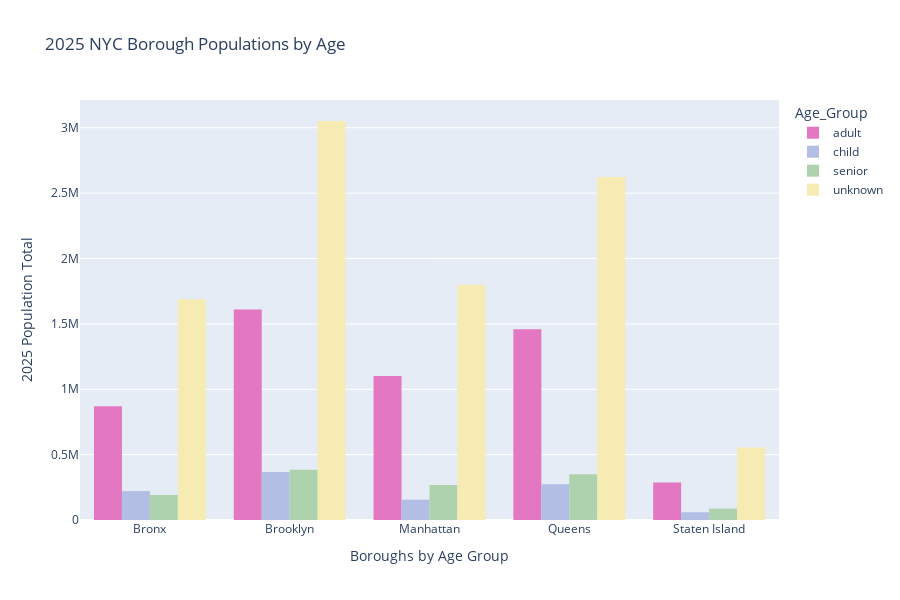

Source (notebook cell):
### Markdown cell above
**2025 NYC Borough Populations by Age**

### Code cell
# I am importing plotly to create my visualization.
import plotly.express as px

# Through the power of google, I was able to figure out how to change the bars in a grouped histogram by using colors as a variable and then adding it into my histogram code.
colors = ["#e377c2", "#B2BEE3", "#AED2AD", "#F5EBB3"]

fig = px.histogram(
    NYC_pop_age_2025_grouped,
    x="Borough",
    y="2025",
    color="Age_Group",
    barmode="group",
    height=600,
    title="2025 NYC Borough Populations by Age",
    color_discrete_sequence=colors,
)
# Beacuse this is technically a histogram, which shouldn't have a label for the y-axis, I had to add the titles under update_layout to skirt around the error message.
fig.update_layout(
    xaxis_title="Boroughs by Age Group", yaxis_title="2025 Population Total"
)
fig.show()

### Figure 1 — Plotly figure (JSON) as saved in the notebook; plotly's stock layout.template omitted (floating-point values rounded to 4 significant figures)
{"data": [{"alignmentgroup": "True", "bingroup": "x", "histfunc": "sum", "hovertemplate": "Age_Group=adult<br>Borough=%{x}<br>sum of 2025=%{y}<extra></extra>", "legendgroup": "adult", "marker": {"color": "#e377c2", "pattern": {"shape": ""}}, "name": "adult", "offsetgroup": "adult", "orientation": "v", "showlegend": true, "type": "histogram", "x": ["Bronx", "Brooklyn", "Manhattan", "Queens", "Staten Island"], "xaxis": "x", "y": [869330, 1610181, 1101820, 1459417, 286460], "yaxis": "y"}, {"alignmentgroup": "True", "bingroup": "x", "histfunc": "sum", "hovertemplate": "Age_Group=child<br>Borough=%{x}<br>sum of 2025=%{y}<extra></extra>", "legendgroup": "child", "marker": {"color": "#B2BEE3", "pattern": {"shape": ""}}, "name": "child", "offsetgroup": "child", "orientation": "v", "showlegend": true, "type": "histogram", "x": ["Bronx", "Brooklyn", "Manhattan", "Queens", "Staten Island"], "xaxis": "x", "y": [220970, 366286, 155236, 273507, 59027], "yaxis": "y"}, {"alignmentgroup": "True", "bingroup": "x", "histfunc": "sum", "hovertemplate": "Age_Group=senior<br>Borough=%{x}<br>sum of 2025=%{y}<extra></extra>", "legendgroup": "senior", "marker": {"color": "#AED2AD", "pattern": {"shape": ""}}, "name": "senior", "offsetgroup": "senior", "orientation": "v", "showlegend": true, "type": "histogram", "x": ["Bronx", "Brooklyn", "Manhattan", "Queens", "Staten Island"], "xaxis": "x", "y": [191780, 384139, 266954, 350809, 87142], "yaxis": "y"}, {"alignmentgroup": "True", "bingroup": "x", "histfunc": "sum", "hovertemplate": "Age_Group=unknown<br>Borough=%{x}<br>sum of 2025=%{y}<extra></extra>", "legendgroup": "unknown", "marker": {"color": "#F5EBB3", "pattern": {"shape": ""}}, "name": "unknown", "offsetgroup": "unknown", "orientation": "v", "showlegend": true, "type": "histogram", "x": ["Bronx", "Brooklyn", "Manhattan", "Queens", "Staten Island"], "xaxis": "x", "y": [1688470, 3051886, 1799138, 2623129, 554251], "yaxis": "y"}], "layout": {"barmode": "group", "height": 600, "legend": {"title": {"text": "Age_Group"}, "tracegroupgap": 0}, "title": {"text": "2025 NYC Borough Populations by Age"}, "xaxis": {"anchor": "y", "domain": [0, 1], "title": {"text": "Boroughs by Age Group"}}, "yaxis": {"anchor": "x", "domain": [0, 1], "title": {"text": "2025 Population Total"}}}}
